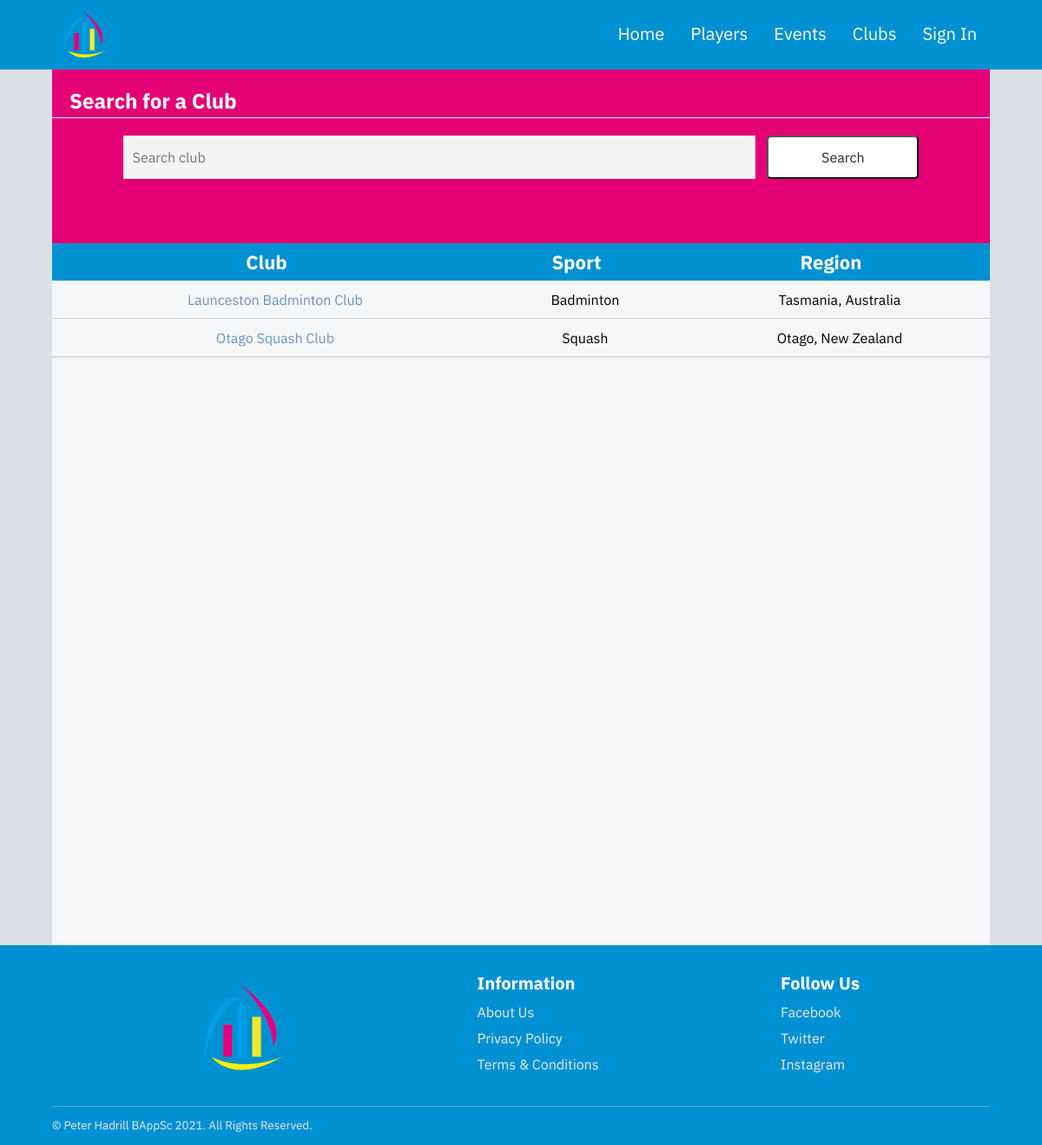
Screenshot of /clubs.php with the database file from the repository.
### tables this page shows
CREATE TABLE IF NOT EXISTS `club` (
  `club_id` INT NOT NULL UNIQUE AUTO_INCREMENT,
  `name` VARCHAR(90) NOT NULL UNIQUE,
  `country_id` INT NOT NULL,
  `state_id` INT NOT NULL,
  `sport_id` INT NOT NULL,
  `club_exp` date NOT NULL,
  PRIMARY KEY (`club_id`),
  FOREIGN KEY (`country_id`) REFERENCES country(country_id),
  FOREIGN KEY (`state_id`) REFERENCES state(state_id),
  FOREIGN KEY (`sport_id`) REFERENCES sport(sport_id)
);

CREATE TABLE IF NOT EXISTS `sport` (
  `sport_id` INT NOT NULL UNIQUE AUTO_INCREMENT,
  `name` VARCHAR(45) NOT NULL,
  PRIMARY KEY (`sport_id`)
);

### includes/initialize.php (called while the page is built, shortened)
<?php
    require("./classes/database.php");
    require("./classes/account.php");
    require("./classes/content-manager.php");
    $database = new Database();
    $contentManager = new ContentManager($database);
?>

### classes/content-manager.php (called while the page is built, shortened)
<?php
class ContentManager
{
	private $database;
	public function __construct($database)
	{
		$this->database = $database;
	}
  public function searchClubs($search)
  {
		$search = "%" . $search . "%";
		$query = "SELECT club.club_id, club.name as club, sport.name as sport, CONCAT(state.name, ', ', country.name) as region FROM club
			JOIN country ON club.country_id = country.country_id
			JOIN state ON club.state_id = state.state_id
			JOIN sport ON club.sport_id = sport.sport_id
			WHERE
			club.name LIKE ?
			OR state.name LIKE ?
			OR country.name LIKE ?
			OR sport.name LIKE ?";
		$result = $this->database->query($query,[$search,$search,$search,$search]);
		return $result;
  }
}
?>

### classes/database.php (called while the page is built, shortened)
<?php
class Database
{
	private $connection;
	public function __construct()
	{
		$configuration = parse_ini_file("./configurations/config.ini");
		try
		{
			$dsn = "mysql:host=".$configuration["hostname"].";dbname=".$configuration["databaseName"].";charset=".$configuration["charset"];
			$this->connection = new PDO($dsn, $configuration["username"], $configuration["password"]);
			$this->connection->setAttribute(PDO::ATTR_ERRMODE, PDO::ERRMODE_EXCEPTION);
		}
		catch(PDOException $exception)
		{
			echo "Database connection failed. Contact the server administrator";
		}
	}
	public function query($query, $parameters = NULL)
	{
		try
		{
			$result = $this->connection->prepare($query);
			$result->execute($parameters);
		}
		catch(PDOException $exception)
		{
		}
		return $result;
	}
}
?>

### clubs.php (the view, shortened to what this page needs)
<?php
    include("./includes/header.php");
    include("./includes/navigation.php");
    $rowsPerPage = 15;
    if (isset($_POST['search'])){
		$search = $_POST['search'];
	}
	else {
		$search = "";
	}
?>
<article id="club-page-article">
    <div class="club-search-filter-container">
        <div id="club-search-filter-line">
            <h1 id="club-search-filter-title">Search for a Club</h1>
        </div>
        <div class="search-box">
			<form method='post' action='./clubs.php'>
				<div class="search-field">
				<input type="txt" class="search-input" name="search" placeholder="Search club"
				<?php
					echo "value='" . $search . "' ";
				?>
				>
				<button class="search-button" type="submit">Search</button>
				</div>
            </form>
        </div>
    </div>
    <div class="search-result-container">
        <table class='search-result-table'>
	      <tr>
	      <th>Club</th>
	      <th>Sport</th>
	      <th>Region</th>
	      </tr>
          <?php
			$result = $contentManager->searchClubs($search);
			$count = 0;
			while ($row = $result->fetch())
			{
				$page = intdiv($count,$rowsPerPage);
				echo "<tr class='club-search-results club-search-results-page-" . $page . "'";
				if ($page > 0)
				{
					echo " hidden ";
				}
				echo ">";
				echo "<td><a id='player-name-link' href='./club-profile.php?id=" . $row['club_id'] . "'>" . $row['club'] . "</a></td>";
				echo "<td>" . $row['sport'] . "</td>";
				echo "<td>" . $row['region'] . "</td>";
				echo "</tr>";
				$count++;
			}
          ?>
        </table>
    </div>
    <div class="search-pagination-buttons">
    </div>
</article>
<?php
    include("./includes/footer.php");
?>

### rows the page displays
club: name "Launceston Badminton Club", sport.name "Badminton", region "Tasmania, Australia"
club: name "Otago Squash Club", sport.name "Squash", region "Otago, New Zealand"
